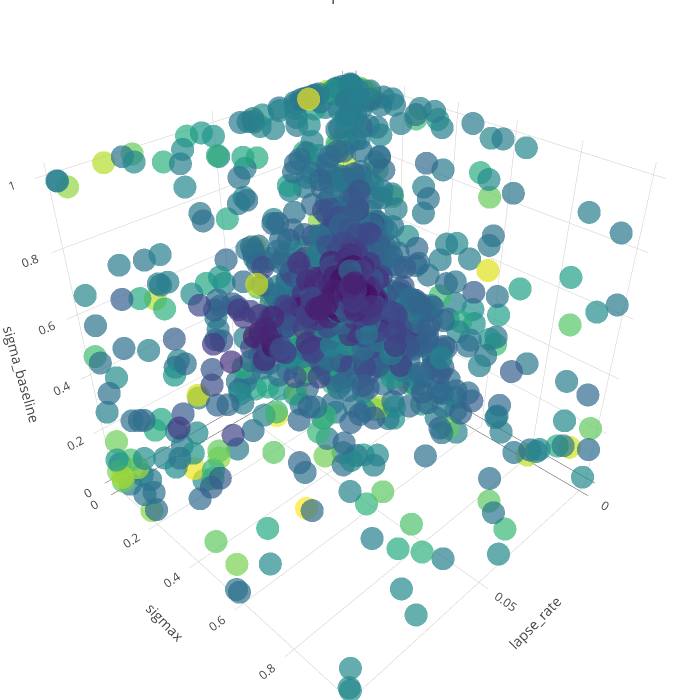

Write notebook code for a chart like this one.
### Code cell
# Filter the start of steps only
df_cmaes_traj = df_best_fits[df_best_fits['step'] < 2000]
# result_to_color = np.array(df_cmaes_traj['step'])
result_to_color = np.array(df_cmaes_traj[metric + "_log10"])
# result_to_color = np.log(result_to_color)

# parameters = ['M', 'ratio_hierarchical', 'sigma_baseline']
parameters = ['lapse_rate', 'sigmax', 'sigma_baseline']

text = ['> %s' % (x) for x in result_to_color]

trace1 = go.Scatter3d(
        x = df_cmaes_traj[parameters[0]],
        y = df_cmaes_traj[parameters[1]],
        z = df_cmaes_traj[parameters[2]],
        text = text,
        mode = 'markers',
        marker = go.Marker(
            color = result_to_color,
            size = 8,
            colorscale='Viridis',
            opacity=0.7
        )
    )
data = [trace1]
layout = go.Layout(
    title='Landscape for NLL92',
    autosize=False,
    width=700,
    height=700,
    margin=dict(
        l=0,
        r=0,
        b=0,
        t=0),
    scene=go.Scene(
        xaxis=go.XAxis(
            title=parameters[0],
        ),
        yaxis=go.YAxis(
            title=parameters[1],
        ),
        zaxis=go.ZAxis(
            title=parameters[2],
        )
    )
)
fig = go.Figure(data=data, layout=layout)
py.iplot(fig)

### Figure 1 — Plotly figure (JSON) as saved in the notebook; plotly's stock layout.template omitted (floating-point values rounded to 4 significant figures; data arrays with more than 128 entries replaced by an {"elided": "..."} marker saying what was removed)
{"data": [{"marker": {"color": {"elided": "1614 float values"}, "colorscale": "Viridis", "opacity": 0.7, "size": 8}, "mode": "markers", "text": {"elided": "1614 str values"}, "type": "scatter3d", "x": {"elided": "1614 float values"}, "y": {"elided": "1614 float values"}, "z": {"elided": "1614 float values"}}], "layout": {"autosize": false, "height": 700, "margin": {"b": 0, "l": 0, "r": 0, "t": 0}, "scene": {"xaxis": {"title": "lapse_rate"}, "yaxis": {"title": "sigmax"}, "zaxis": {"title": "sigma_baseline"}}, "title": "Landscape for NLL92", "width": 700}}
